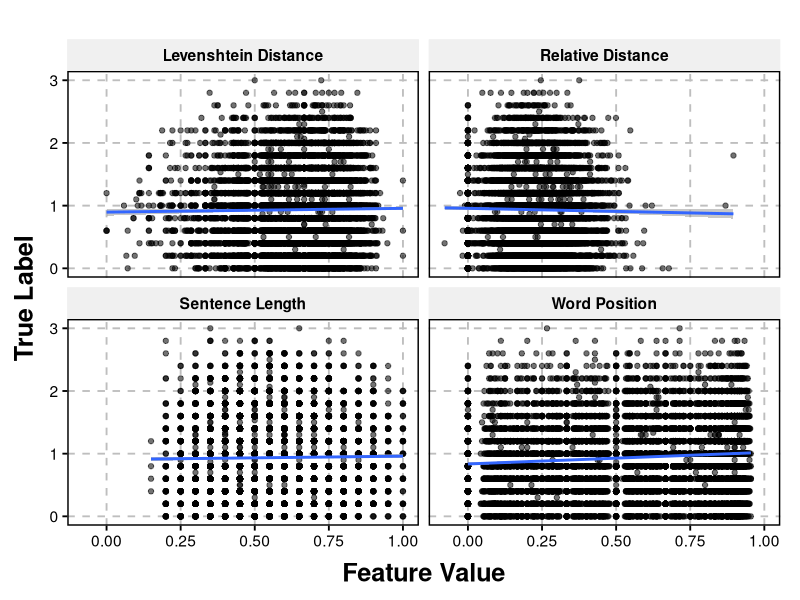

Generate this figure with R:
theme_Publication <- function(base_size=14, base_family="helvetica") {
  library(grid)
  library(ggthemes)
  (theme_foundation(base_size=base_size, base_family=base_family)
    + theme(plot.title = element_text(face = "bold",
                                      size = rel(1.5), hjust = 0.5),
            text = element_text(),
            panel.background = element_rect(colour = NA),
            plot.background = element_rect(colour = NA),
            panel.border = element_rect(colour = "black", size=1),
            axis.title = element_text(face = "bold",size = rel(1.3)),
            axis.title.y = element_text(angle=90,vjust =2),
            axis.title.x = element_text(vjust = -0.2),
            axis.text = element_text(), 
            # axis.line = element_line(colour="black"),
            axis.line = element_blank(),
            axis.ticks = element_line(),
            panel.grid.major = element_line(colour = "gray", linetype = "dashed"),
            panel.grid.minor = element_blank(),
            legend.key = element_rect(colour = NA),
            legend.position = "bottom",
            legend.direction = "horizontal",
            legend.key.size= unit(1.5, "cm"),
            legend.spacing = unit(0, "cm"),
            legend.title = element_text(face="italic"),
            plot.margin=unit(c(10,5,5,5),"mm"),
            strip.background=element_rect(colour="#f0f0f0",fill="#f0f0f0"),
            strip.text = element_text(face="bold")
    ))
  
}


library(dplyr)
library(ggplot2)


dist <- read.csv('plot_dist.csv', header=F)
dist$group = "Relative Distance"

len <- read.csv("plot_sent.csv", header=F)
len$group = "Sentence Length"

pos <- read.csv("plot_pos.csv", header=F)
pos$group = "Word Position"

phon <- read.csv("plot_phon.csv", header=F)
phon$group = "Levenshtein Distance"


data = rbind(dist, len, pos, phon)

ggplot(data, aes(x=V1, y=V2, alpha=0.00001)) +
  theme_Publication() +
  theme(legend.position = "none") +
  geom_point() +
  geom_smooth(method="lm", formula = y ~ x) + 
  facet_wrap(vars(group), ncol=2) +
  xlab("Feature Value") +
  ylab("True Label")


# ggplot(df, aes(x=Step, Value, group=group, linetype=group)) +
#   geom_line(size=1) +
#   theme_Publication() +
#   theme(legend.title = element_blank()) +
#   ggtitle("Validation Root Mean Square Error") + 
#   labs(x = "Epochs", y = "RMSE") +
#   scale_linetype_manual(values = c(1, 8), labels = c("Train", "Validation"))
